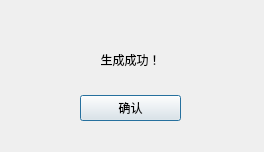
<?xml version="1.0" encoding="UTF-8"?>
<ui version="4.0">
 <class>Dialog</class>
 <widget class="QDialog" name="Dialog">
  <property name="geometry">
   <rect>
    <x>0</x>
    <y>0</y>
    <width>264</width>
    <height>152</height>
   </rect>
  </property>
  <property name="windowTitle">
   <string>Dialog</string>
  </property>
  <widget class="QWidget" name="">
   <property name="geometry">
    <rect>
     <x>80</x>
     <y>30</y>
     <width>101</width>
     <height>91</height>
    </rect>
   </property>
   <layout class="QVBoxLayout" name="verticalLayout">
    <item>
     <widget class="QLabel" name="label">
      <property name="text">
       <string>生成成功！</string>
      </property>
      <property name="alignment">
       <set>Qt::AlignCenter</set>
      </property>
     </widget>
    </item>
    <item>
     <widget class="QPushButton" name="pushButton">
      <property name="text">
       <string>确认</string>
      </property>
     </widget>
    </item>
   </layout>
  </widget>
 </widget>
 <resources/>
 <connections/>
</ui>
